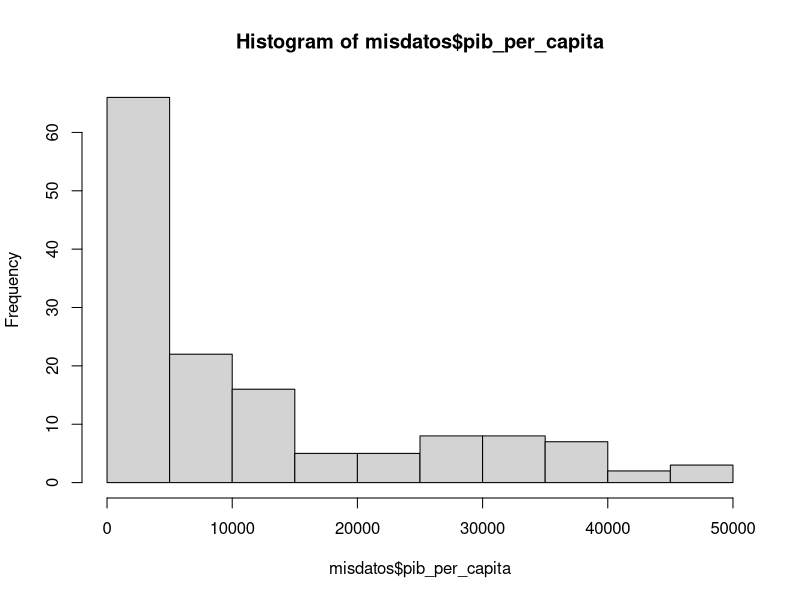
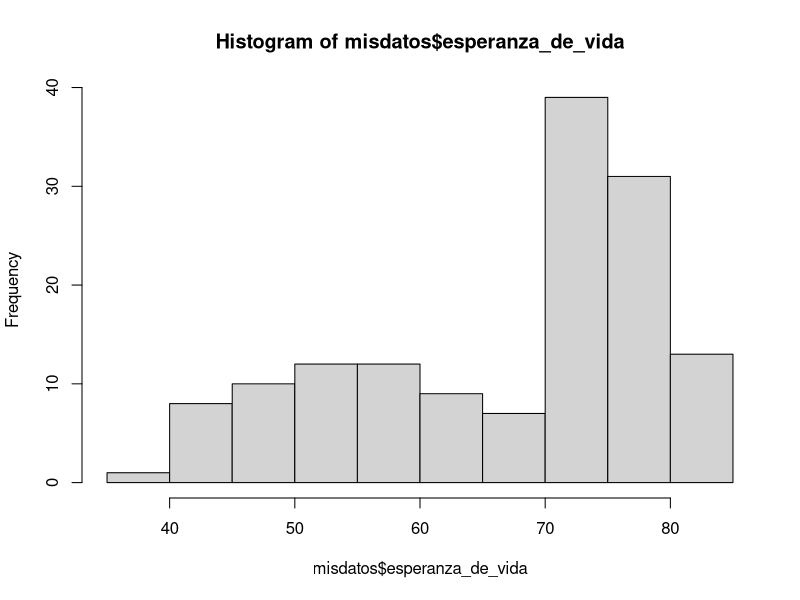

Generate these figures, in order, with R:
# nombre del archivo a mandar por correo:
# nombre_apellido_estadistica_profesor.R
# ejemplo:
# juan_perez_estadistica_beltran.R

# No olvide ejecutar las líneas 6 y 11 antes de empezar el resto del trabajo
library(readxl)

# 1. Use la función read_excel para cargar los datos que se encuentran en el archivo excel 

misdatos <- read_excel("datos_e.xlsx")



# 2. Para las variables "pib_per_capita" y "esperanza_de_vida" compute lo siguiente
# 2.1 la media cada una (4 pts)
mean(misdatos$esperanza_de_vida)
mean(misdatos$pib_per_capita)
# 2.2 la desviación estandar de cada una (4 pts)
sd(misdatos$pib_per_capita)
sd(misdatos$esperanza_de_vida)
# 2.3 la cantidad de observaciones (n) de cada una (4 pts)
length(misdatos$esperanza_de_vida)
length(misdatos$pib_per_capita)




# 3. Grafique los histogramas de estas tres variables:
# "pib_per_capita" (2 pto), "esperanza_de_vida" (2 pto) y el logaritmo natural de la variable "población" (4 pts).
# Puede usar cualquier función y paquete de R que grafique histogramas
hist(misdatos$pib_per_capita)
hist(misdatos$esperanza_de_vida)


